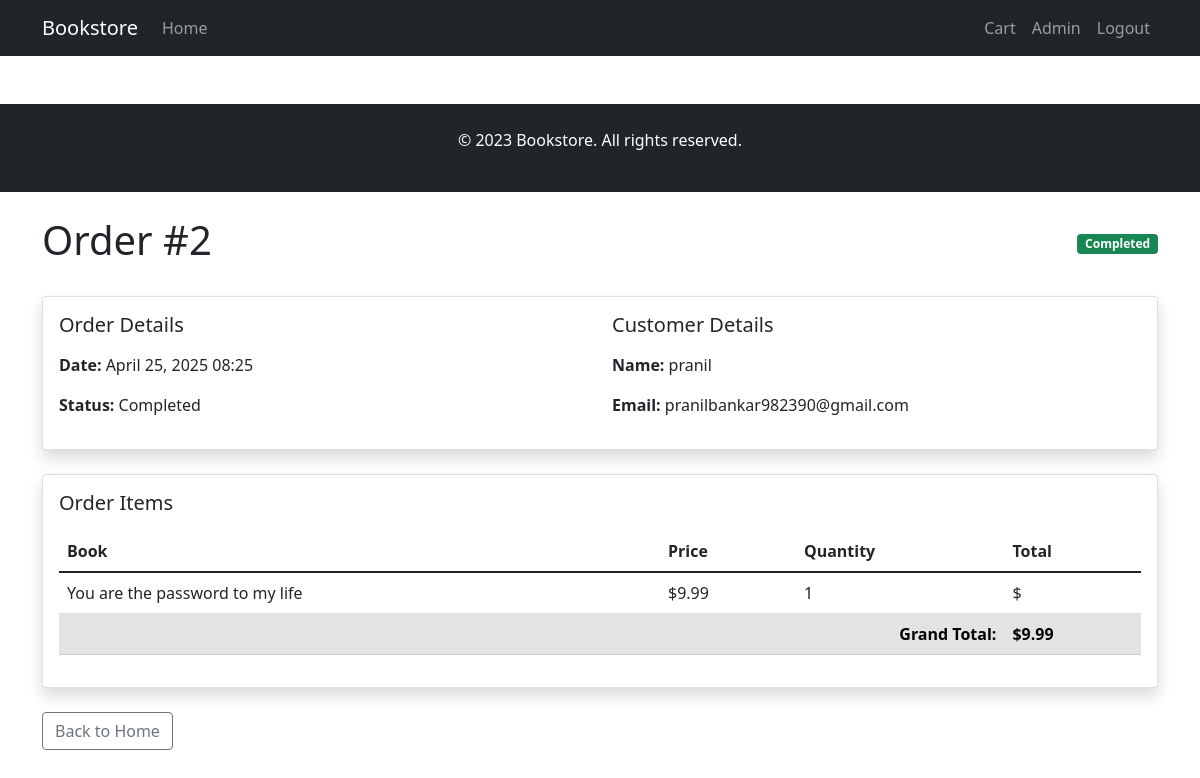
The page /order/2/ (signed in) on the database its author committed.
### bookstore/models.py (models this page shows, shortened)
class Order(models.Model):
    user = models.ForeignKey(User, on_delete=models.CASCADE)
    books = models.ManyToManyField(Book, through='OrderItem')
    total = models.DecimalField(max_digits=10, decimal_places=2, default=0)
    created_at = models.DateTimeField(auto_now_add=True)
    updated_at = models.DateTimeField(auto_now=True)
    is_completed = models.BooleanField(default=False)

class OrderItem(models.Model):
    book = models.ForeignKey(Book, on_delete=models.CASCADE)
    order = models.ForeignKey(Order, on_delete=models.CASCADE)
    quantity = models.PositiveIntegerField(default=1)
    price = models.DecimalField(max_digits=6, decimal_places=2)

class Book(models.Model):
    title = models.CharField(max_length=200)
    author = models.CharField(max_length=100)
    description = models.TextField()
    price = models.DecimalField(max_digits=6, decimal_places=2)
    cover_image = models.ImageField(upload_to='book_covers/', null=True, blank=True)
    stock = models.PositiveIntegerField(default=0)
    created_at = models.DateTimeField(auto_now_add=True)
    updated_at = models.DateTimeField(auto_now=True)

### bookstore/views.py (the view)
# urls.py: path('order/<int:pk>/', OrderDetailView.as_view(), name='order_detail'),
class OrderDetailView(LoginRequiredMixin, View):
    template_name = 'bookstore/order_detail.html'
    def get(self, request, pk):
        order = get_object_or_404(Order, pk=pk, user=request.user)
        return render(request, self.template_name, {'order': order})

### bookstore/templates/bookstore/order_detail.html (shortened to what this page needs)
{% extends 'base.html' %}
{% block content %}
<div class="container mt-4">
    <div class="d-flex justify-content-between align-items-center mb-4">
        <h1>Order #{{ order.id }}</h1>
        <span class="badge bg-{% if order.is_completed %}success{% else %}warning{% endif %}">
            {% if order.is_completed %}Completed{% else %}Processing{% endif %}
        </span>
    </div>
    <div class="card shadow mb-4">
        <div class="card-body">
            <div class="row">
                <div class="col-md-6">
                    <h5 class="mb-3">Order Details</h5>
                    <p><strong>Date:</strong> {{ order.created_at|date:"F j, Y H:i" }}</p>
                    <p><strong>Status:</strong> {% if order.is_completed %}Completed{% else %}Processing{% endif %}</p>
                </div>
                <div class="col-md-6">
                    <h5 class="mb-3">Customer Details</h5>
                    <p><strong>Name:</strong> {{ order.user.username }}</p>
                    <p><strong>Email:</strong> {{ order.user.email }}</p>
                </div>
            </div>
        </div>
    </div>
    <div class="card shadow">
        <div class="card-body">
            <h5 class="mb-3">Order Items</h5>
            <div class="table-responsive">
                <table class="table">
                    <thead>
                        <tr>
                            <th>Book</th>
                            <th>Price</th>
                            <th>Quantity</th>
                            <th>Total</th>
                        </tr>
                    </thead>
                    <tbody>
                        {% for item in order.orderitem_set.all %}
                        <tr>
                            <td>{{ item.book.title }}</td>
                            <td>${{ item.price }}</td>
                            <td>{{ item.quantity }}</td>
                            <td>${{ item.get_total }}</td>
                        </tr>
                        {% endfor %}
                        <tr class="table-secondary">
                            <td colspan="3" class="text-end fw-bold">Grand Total:</td>
                            <td class="fw-bold">${{ order.total }}</td>
                        </tr>
                    </tbody>
                </table>
            </div>
        </div>
    </div>
    <div class="mt-4">
        <a href="{% url 'home' %}" class="btn btn-outline-secondary">Back to Home</a>
    </div>
</div>
{% endblock %}

### rows shown on the page
Order: id "2", created_at "April 25, 2025 08:25", user.username "pranil", user.email "pranilbankar982390@gmail.com", total "9.99"
OrderItem: book "You are the password to my life", price "9.99", quantity "1"
